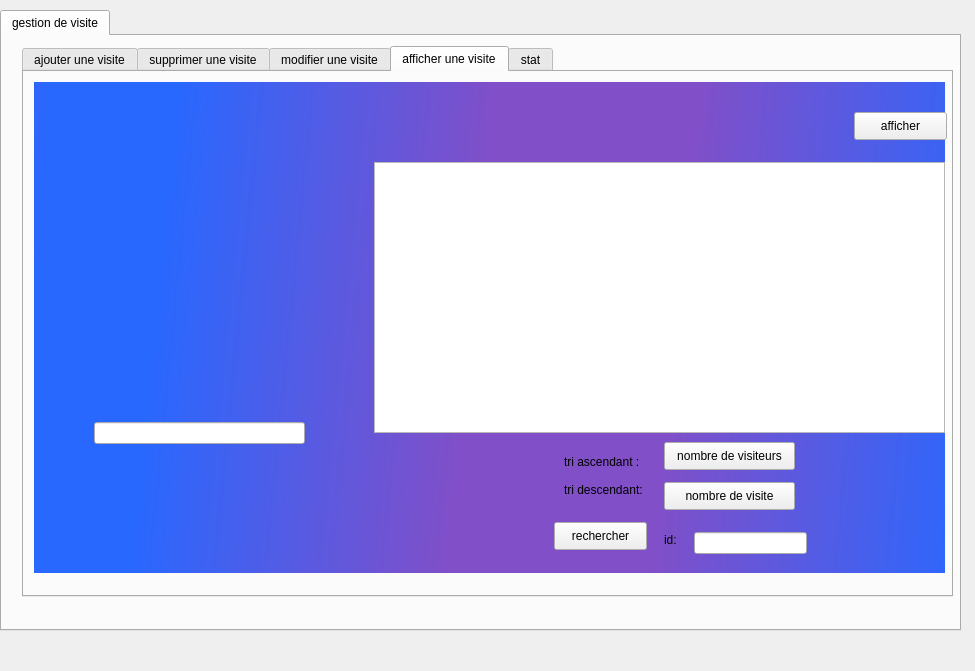
<?xml version="1.0" encoding="UTF-8"?>
<ui version="4.0">
 <class>windowvisite</class>
 <widget class="QDialog" name="windowvisite">
  <property name="geometry">
   <rect>
    <x>0</x>
    <y>0</y>
    <width>975</width>
    <height>671</height>
   </rect>
  </property>
  <property name="windowTitle">
   <string>Dialog</string>
  </property>
  <widget class="QTabWidget" name="tabWidget">
   <property name="geometry">
    <rect>
     <x>0</x>
     <y>10</y>
     <width>961</width>
     <height>621</height>
    </rect>
   </property>
   <property name="currentIndex">
    <number>0</number>
   </property>
   <widget class="QWidget" name="tab">
    <attribute name="title">
     <string>gestion de visite</string>
    </attribute>
    <widget class="QTabWidget" name="tabWidget_2">
     <property name="geometry">
      <rect>
       <x>20</x>
       <y>10</y>
       <width>931</width>
       <height>551</height>
      </rect>
     </property>
     <property name="currentIndex">
      <number>3</number>
     </property>
     <widget class="QWidget" name="tab_3">
      <attribute name="title">
       <string>ajouter une visite</string>
      </attribute>
      <widget class="QLabel" name="label_4">
       <property name="geometry">
        <rect>
         <x>40</x>
         <y>50</y>
         <width>56</width>
         <height>16</height>
        </rect>
       </property>
       <property name="text">
        <string>id:</string>
       </property>
      </widget>
      <widget class="QLabel" name="label_2">
       <property name="geometry">
        <rect>
         <x>40</x>
         <y>110</y>
         <width>56</width>
         <height>16</height>
        </rect>
       </property>
       <property name="text">
        <string>date:</string>
       </property>
      </widget>
      <widget class="QLabel" name="label_3">
       <property name="geometry">
        <rect>
         <x>20</x>
         <y>180</y>
         <width>111</width>
         <height>16</height>
        </rect>
       </property>
       <property name="text">
        <string>nombre de visiteur:</string>
       </property>
      </widget>
      <widget class="QLabel" name="label_8">
       <property name="geometry">
        <rect>
         <x>20</x>
         <y>230</y>
         <width>56</width>
         <height>16</height>
        </rect>
       </property>
       <property name="text">
        <string>prix:</string>
       </property>
      </widget>
      <widget class="QLineEdit" name="id_ajout">
       <property name="geometry">
        <rect>
         <x>160</x>
         <y>40</y>
         <width>113</width>
         <height>22</height>
        </rect>
       </property>
      </widget>
      <widget class="QDateEdit" name="date_ajout">
       <property name="geometry">
        <rect>
         <x>160</x>
         <y>100</y>
         <width>110</width>
         <height>22</height>
        </rect>
       </property>
      </widget>
      <widget class="QLineEdit" name="nb_ajout">
       <property name="geometry">
        <rect>
         <x>160</x>
         <y>170</y>
         <width>113</width>
         <height>22</height>
        </rect>
       </property>
      </widget>
      <widget class="QLineEdit" name="prix_ajout">
       <property name="geometry">
        <rect>
         <x>160</x>
         <y>230</y>
         <width>113</width>
         <height>22</height>
        </rect>
       </property>
      </widget>
      <widget class="QPushButton" name="ajouter">
       <property name="geometry">
        <rect>
         <x>260</x>
         <y>310</y>
         <width>93</width>
         <height>28</height>
        </rect>
       </property>
       <property name="text">
        <string>ajouter</string>
       </property>
      </widget>
      <widget class="QLabel" name="label_11">
       <property name="geometry">
        <rect>
         <x>10</x>
         <y>20</y>
         <width>901</width>
         <height>481</height>
        </rect>
       </property>
       <property name="styleSheet">
        <string notr="true">background-color: qlineargradient(spread:pad, x1:0.338235, y1:0.006, x2:1, y2:1, stop:0.205882 rgba(141, 100, 200, 255), stop:1 rgba(112, 165, 255, 255));
background-color: qconicalgradient(cx:0.618, cy:0.829682, angle:75.2, stop:0 rgba(74, 94, 234, 255), stop:0.779412 rgba(124, 89, 220, 255));
border-color: rgb(255, 255, 255);
background-color: qlineargradient(spread:reflect, x1:0.859, y1:0.402591, x2:0.083, y2:0.142, stop:0.205882 rgba(129, 79, 200, 255), stop:0.877451 rgba(40, 104, 255, 255));
background-color: qlineargradient(spread:reflect, x1:0.609, y1:0.17, x2:0.083, y2:0.142, stop:0.205882 rgba(129, 79, 200, 255), stop:0.877451 rgba(40, 104, 255, 255));
</string>
       </property>
       <property name="text">
        <string/>
       </property>
      </widget>
      <zorder>label_11</zorder>
      <zorder>label_4</zorder>
      <zorder>label_2</zorder>
      <zorder>label_3</zorder>
      <zorder>label_8</zorder>
      <zorder>id_ajout</zorder>
      <zorder>date_ajout</zorder>
      <zorder>nb_ajout</zorder>
      <zorder>prix_ajout</zorder>
      <zorder>ajouter</zorder>
     </widget>
     <widget class="QWidget" name="tab_4">
      <attribute name="title">
       <string>supprimer une visite</string>
      </attribute>
      <widget class="QLabel" name="label">
       <property name="geometry">
        <rect>
         <x>40</x>
         <y>80</y>
         <width>56</width>
         <height>16</height>
        </rect>
       </property>
       <property name="text">
        <string>id:</string>
       </property>
      </widget>
      <widget class="QLineEdit" name="id_supp">
       <property name="geometry">
        <rect>
         <x>90</x>
         <y>80</y>
         <width>113</width>
         <height>22</height>
        </rect>
       </property>
      </widget>
      <widget class="QPushButton" name="supprimer">
       <property name="geometry">
        <rect>
         <x>210</x>
         <y>220</y>
         <width>93</width>
         <height>28</height>
        </rect>
       </property>
       <property name="text">
        <string>supprimer</string>
       </property>
      </widget>
      <widget class="QLabel" name="label_13">
       <property name="geometry">
        <rect>
         <x>20</x>
         <y>10</y>
         <width>891</width>
         <height>491</height>
        </rect>
       </property>
       <property name="styleSheet">
        <string notr="true">background-color: qlineargradient(spread:pad, x1:0.338235, y1:0.006, x2:1, y2:1, stop:0.205882 rgba(141, 100, 200, 255), stop:1 rgba(112, 165, 255, 255));
background-color: qconicalgradient(cx:0.618, cy:0.829682, angle:75.2, stop:0 rgba(74, 94, 234, 255), stop:0.779412 rgba(124, 89, 220, 255));
border-color: rgb(255, 255, 255);
background-color: qlineargradient(spread:reflect, x1:0.859, y1:0.402591, x2:0.083, y2:0.142, stop:0.205882 rgba(129, 79, 200, 255), stop:0.877451 rgba(40, 104, 255, 255));
background-color: qlineargradient(spread:reflect, x1:0.609, y1:0.17, x2:0.083, y2:0.142, stop:0.205882 rgba(129, 79, 200, 255), stop:0.877451 rgba(40, 104, 255, 255));
</string>
       </property>
       <property name="text">
        <string/>
       </property>
      </widget>
      <zorder>label_13</zorder>
      <zorder>label</zorder>
      <zorder>id_supp</zorder>
      <zorder>supprimer</zorder>
     </widget>
     <widget class="QWidget" name="tab_5">
      <attribute name="title">
       <string>modifier une visite</string>
      </attribute>
      <widget class="QLabel" name="label_5">
       <property name="geometry">
        <rect>
         <x>70</x>
         <y>30</y>
         <width>56</width>
         <height>16</height>
        </rect>
       </property>
       <property name="text">
        <string>id:</string>
       </property>
      </widget>
      <widget class="QLineEdit" name="id_modifier">
       <property name="geometry">
        <rect>
         <x>200</x>
         <y>30</y>
         <width>111</width>
         <height>21</height>
        </rect>
       </property>
      </widget>
      <widget class="QDateEdit" name="date_modifier">
       <property name="geometry">
        <rect>
         <x>200</x>
         <y>110</y>
         <width>110</width>
         <height>22</height>
        </rect>
       </property>
      </widget>
      <widget class="QLabel" name="label_6">
       <property name="geometry">
        <rect>
         <x>60</x>
         <y>110</y>
         <width>56</width>
         <height>16</height>
        </rect>
       </property>
       <property name="text">
        <string>date:</string>
       </property>
      </widget>
      <widget class="QLabel" name="label_7">
       <property name="geometry">
        <rect>
         <x>50</x>
         <y>190</y>
         <width>111</width>
         <height>16</height>
        </rect>
       </property>
       <property name="text">
        <string>nombre de visiteur:</string>
       </property>
      </widget>
      <widget class="QLineEdit" name="nb_modifier">
       <property name="geometry">
        <rect>
         <x>200</x>
         <y>190</y>
         <width>113</width>
         <height>22</height>
        </rect>
       </property>
      </widget>
      <widget class="QLabel" name="label_9">
       <property name="geometry">
        <rect>
         <x>50</x>
         <y>270</y>
         <width>56</width>
         <height>16</height>
        </rect>
       </property>
       <property name="text">
        <string>prix:</string>
       </property>
      </widget>
      <widget class="QLineEdit" name="prix_modifier">
       <property name="geometry">
        <rect>
         <x>200</x>
         <y>260</y>
         <width>113</width>
         <height>22</height>
        </rect>
       </property>
      </widget>
      <widget class="QPushButton" name="modifier">
       <property name="geometry">
        <rect>
         <x>290</x>
         <y>350</y>
         <width>93</width>
         <height>28</height>
        </rect>
       </property>
       <property name="text">
        <string>modifier</string>
       </property>
      </widget>
      <widget class="QLabel" name="label_14">
       <property name="geometry">
        <rect>
         <x>20</x>
         <y>10</y>
         <width>891</width>
         <height>491</height>
        </rect>
       </property>
       <property name="styleSheet">
        <string notr="true">background-color: qlineargradient(spread:pad, x1:0.338235, y1:0.006, x2:1, y2:1, stop:0.205882 rgba(141, 100, 200, 255), stop:1 rgba(112, 165, 255, 255));
background-color: qconicalgradient(cx:0.618, cy:0.829682, angle:75.2, stop:0 rgba(74, 94, 234, 255), stop:0.779412 rgba(124, 89, 220, 255));
border-color: rgb(255, 255, 255);
background-color: qlineargradient(spread:reflect, x1:0.859, y1:0.402591, x2:0.083, y2:0.142, stop:0.205882 rgba(129, 79, 200, 255), stop:0.877451 rgba(40, 104, 255, 255));
background-color: qlineargradient(spread:reflect, x1:0.609, y1:0.17, x2:0.083, y2:0.142, stop:0.205882 rgba(129, 79, 200, 255), stop:0.877451 rgba(40, 104, 255, 255));
</string>
       </property>
       <property name="text">
        <string/>
       </property>
      </widget>
      <zorder>label_14</zorder>
      <zorder>label_5</zorder>
      <zorder>id_modifier</zorder>
      <zorder>date_modifier</zorder>
      <zorder>label_6</zorder>
      <zorder>label_7</zorder>
      <zorder>nb_modifier</zorder>
      <zorder>label_9</zorder>
      <zorder>prix_modifier</zorder>
      <zorder>modifier</zorder>
     </widget>
     <widget class="QWidget" name="tab_6">
      <attribute name="title">
       <string>afficher une visite</string>
      </attribute>
      <widget class="QLineEdit" name="text">
       <property name="geometry">
        <rect>
         <x>70</x>
         <y>350</y>
         <width>211</width>
         <height>22</height>
        </rect>
       </property>
      </widget>
      <widget class="QTableView" name="tab_visite">
       <property name="geometry">
        <rect>
         <x>350</x>
         <y>90</y>
         <width>571</width>
         <height>271</height>
        </rect>
       </property>
      </widget>
      <widget class="QLabel" name="label_10">
       <property name="geometry">
        <rect>
         <x>540</x>
         <y>380</y>
         <width>91</width>
         <height>20</height>
        </rect>
       </property>
       <property name="text">
        <string>tri ascendant :</string>
       </property>
      </widget>
      <widget class="QPushButton" name="tri_nb">
       <property name="geometry">
        <rect>
         <x>640</x>
         <y>370</y>
         <width>131</width>
         <height>28</height>
        </rect>
       </property>
       <property name="text">
        <string>nombre de visiteurs</string>
       </property>
      </widget>
      <widget class="QLabel" name="label_28">
       <property name="geometry">
        <rect>
         <x>540</x>
         <y>410</y>
         <width>101</width>
         <height>16</height>
        </rect>
       </property>
       <property name="text">
        <string>tri descendant:</string>
       </property>
      </widget>
      <widget class="QPushButton" name="tri_nb_2">
       <property name="geometry">
        <rect>
         <x>640</x>
         <y>410</y>
         <width>131</width>
         <height>28</height>
        </rect>
       </property>
       <property name="text">
        <string>nombre de visite</string>
       </property>
      </widget>
      <widget class="QPushButton" name="rechercher">
       <property name="geometry">
        <rect>
         <x>530</x>
         <y>450</y>
         <width>93</width>
         <height>28</height>
        </rect>
       </property>
       <property name="text">
        <string>rechercher</string>
       </property>
      </widget>
      <widget class="QLabel" name="label_12">
       <property name="geometry">
        <rect>
         <x>640</x>
         <y>460</y>
         <width>56</width>
         <height>16</height>
        </rect>
       </property>
       <property name="text">
        <string>id:</string>
       </property>
      </widget>
      <widget class="QLineEdit" name="id_rechercher">
       <property name="geometry">
        <rect>
         <x>670</x>
         <y>460</y>
         <width>113</width>
         <height>22</height>
        </rect>
       </property>
      </widget>
      <widget class="QPushButton" name="affichage">
       <property name="geometry">
        <rect>
         <x>830</x>
         <y>40</y>
         <width>93</width>
         <height>28</height>
        </rect>
       </property>
       <property name="text">
        <string>afficher</string>
       </property>
      </widget>
      <widget class="QLabel" name="label_15">
       <property name="geometry">
        <rect>
         <x>10</x>
         <y>10</y>
         <width>911</width>
         <height>491</height>
        </rect>
       </property>
       <property name="styleSheet">
        <string notr="true">background-color: qlineargradient(spread:pad, x1:0.338235, y1:0.006, x2:1, y2:1, stop:0.205882 rgba(141, 100, 200, 255), stop:1 rgba(112, 165, 255, 255));
background-color: qconicalgradient(cx:0.618, cy:0.829682, angle:75.2, stop:0 rgba(74, 94, 234, 255), stop:0.779412 rgba(124, 89, 220, 255));
border-color: rgb(255, 255, 255);
background-color: qlineargradient(spread:reflect, x1:0.859, y1:0.402591, x2:0.083, y2:0.142, stop:0.205882 rgba(129, 79, 200, 255), stop:0.877451 rgba(40, 104, 255, 255));
background-color: qlineargradient(spread:reflect, x1:0.609, y1:0.17, x2:0.083, y2:0.142, stop:0.205882 rgba(129, 79, 200, 255), stop:0.877451 rgba(40, 104, 255, 255));
</string>
       </property>
       <property name="text">
        <string/>
       </property>
      </widget>
      <zorder>label_15</zorder>
      <zorder>text</zorder>
      <zorder>tab_visite</zorder>
      <zorder>label_10</zorder>
      <zorder>tri_nb</zorder>
      <zorder>label_28</zorder>
      <zorder>tri_nb_2</zorder>
      <zorder>rechercher</zorder>
      <zorder>label_12</zorder>
      <zorder>id_rechercher</zorder>
      <zorder>affichage</zorder>
     </widget>
     <widget class="QWidget" name="tab_10">
      <attribute name="title">
       <string>stat</string>
      </attribute>
      <widget class="QCustomPlot" name="stat" native="true">
       <property name="geometry">
        <rect>
         <x>50</x>
         <y>39</y>
         <width>871</width>
         <height>401</height>
        </rect>
       </property>
      </widget>
     </widget>
    </widget>
   </widget>
  </widget>
 </widget>
 <customwidgets>
  <customwidget>
   <class>QCustomPlot</class>
   <extends>QWidget</extends>
   <header>qcustomplot.h</header>
   <container>1</container>
  </customwidget>
 </customwidgets>
 <resources/>
 <connections/>
</ui>
